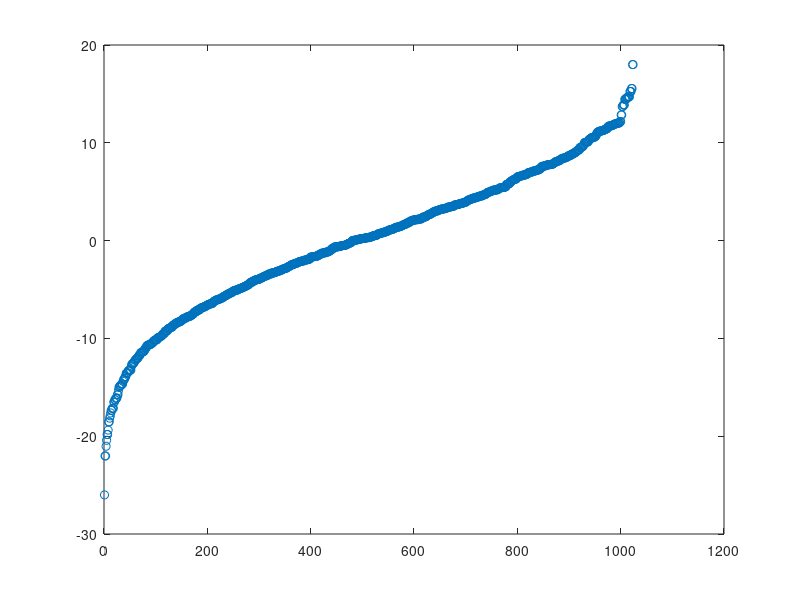

This figure's MATLAB source: (Note: this script raises an error after producing the figure.)
sx=[0 1;1 0]; sy=[0 -1i;1i 0]; sz=[1 0;0 -1];
xx=kron(sx,sx); 
yy=kron(sy,sy); 
zz=kron(sz,sz);

N=10;% N debe ser mayor a 3

Dx=1.0;Dy=1.0;Dz=2;% anisotropia en las direcciones dadas

hx=0.0;hy=0.0;hz=0.4; %posibles direcciones y magnitudes de campo magnetico aplicado

dim=2.^N; %dimension del espacio a analizar

%AGREGANDO PARAMETROS DE CAMPO MAGNETICO, CONDICIONES DE FRONTERA
HOMOG=0 ;
STAG=1;
RANDOM=0;
Realizations=10;

PBC=0; %Periodic Boundary Conditions

Ham=zeros(dim,dim);

%Llenando una celda con las posibles matrices identidad necesarias 
A=cell(1,N);
for i=(0:N-1)
    A{i+1}=eye(2.^i);
end


%Caso de condiciones periodicas, este se adiciona cuando PBC es 1
Case_pbc=Dx*kron(sx,kron(eye(2.^(N-2)),sx)) ...;
    +Dy*kron(sy,kron(eye(2.^(N-2)),sy)) ...;
    +Dz*kron(sz,kron(eye(2.^(N-2)),sz));

Ham=Ham+PBC*(Case_pbc);%se agrega el caso de condiciones periodicas

%Caso del Hamiltoniano general
for i=(0:N-2)
    
    Id1=A{i+1};
    Id2=A{N-1-i};  
    
    
    Ham=Ham+Dx*kron(Id1,kron(xx,Id2)) ... 
        +Dy*kron(Id1,kron(yy,Id2)) ... 
        +Dz*kron(Id1,kron(zz,Id2))   ;
    
end


%Caso de campo homogeneo
if (HOMOG==1 && STAG==0 && RANDOM==0)
    disp("Caso homogeneo");
for i=(0:N-1)
    Id1=A{i+1}; 
    Id3=A{N-i};
    Ham=Ham+hx*kron(Id1,kron(sx,Id3)) ... 
        +hy*kron(Id1,kron(sy,Id3)) ... 
        +hz*kron(Id1,kron(sz,Id3)) ;
end


%Caso de campo alternado
elseif (HOMOG==0 && STAG==1 && RANDOM==0)
    disp("Caso Staggered");
for i=(0:N-1)
    Id1=A{i+1};  
    Id3=A{N-i};
    Ham=Ham+ ((-1.0).^(i)) *(hx*kron(Id1,kron(sx,Id3)) ... 
        +hy*kron(Id1,kron(sy,Id3)) ... 
        +hz*kron(Id1,kron(sz,Id3))) ;
end

%Caso de campo aleatorio
elseif (HOMOG==0 && STAG==0 && RANDOM==1)
    disp("Caso aleatorio");
    
    rng('shuffle');%cambia la semilla a una dependiente del tiempo
    
    
for i=(0:N-1)
    Id1=A{i+1};
    Id3=A{N-i};
    Ham=Ham+ (2*rand()-1) *(hx*kron(Id1,kron(sx,Id3)) ... 
        +hy*kron(Id1,kron(sy,Id3)) ... 
        +hz*kron(Id1,kron(sz,Id3))) ;
end

else
    disp("No es claro que caso de campo es necesario")
end


%Hallando valores propios, magnetizacion y otros valores......................



disp("Valores propios");

Vp=eig(Ham); %Halla los valores propios Vp 
[V,D]=eig(Ham); %Halla los vectores propios V y los da en una matriz
% y tambien los valores propios en una matriz diagonal D

dots=(1:dim);
plot(dots,Vp,'o')
disp(Vp(1));

GS=V(:,1);
%disp(GS);

M=zeros(dim,dim);
Corr=zeros(N,N);

for i=(0:N-1)
    Id1=A{i+1};
    Id2=A{N-i};
    M=M+kron(Id1,kron(sz,Id2));
end

Mag=GS'*M*GS;

disp("Magnetizacion="+num2str(Mag))


%Hallando la matriz de correlacion para el estado base.


for i=(0:N-1)
    Id1=A{i+1};
    Id2=A{N-i};
    
    for j=(0:N-1)
        
       Id3=A{j+1};
       Id4=A{N-j};
       
       s1=kron(Id1,kron(sz,Id2));
       s2=kron(Id3,kron(sz,Id4));
       
       Corr(i+1,j+1)= GS'*s1*s2*GS; 
       %Corr(j+1,i+1)=-GS'*s1*s2*GS;
        
    end
end
disp(Corr)
surf(Corr)





        
